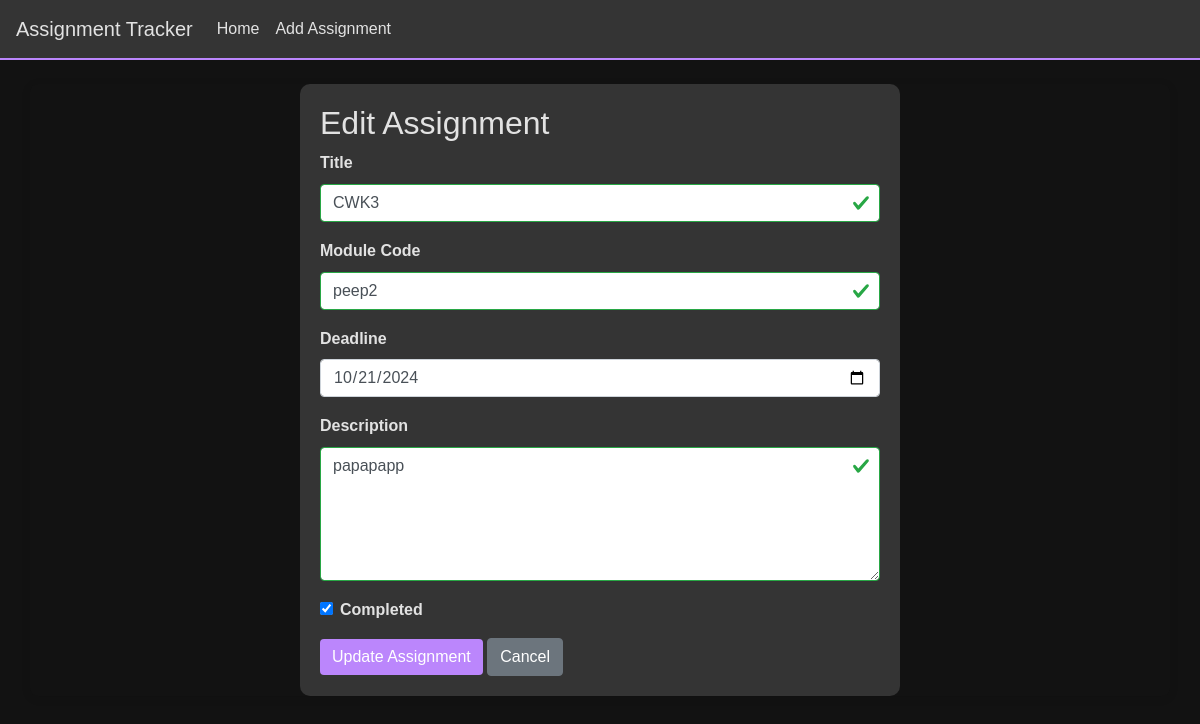
The page /edit-assignment/7 on the database its author committed.
### app/models.py (models this page shows, shortened)
class Assignment(db.Model):
    id = db.Column(db.Integer, primary_key=True)
    title = db.Column(db.String(100), nullable=False)  # Assessment title
    module_code = db.Column(db.String(20), nullable=False)  # Module code
    deadline = db.Column(db.DateTime, nullable=False)  # Deadline date
    description = db.Column(db.Text, nullable=True)  # Short description
    is_completed = db.Column(db.Boolean, default=False)  # Completion status
    date_created = db.Column(db.DateTime, default=datetime.utcnow)  # Timestamp for when the assignment was added

### app/views.py (the view, shortened to what this page needs)
@app.route("/edit-assignment/<int:assignment_id>", methods=['GET', 'POST'])
def edit_assignment(assignment_id):
    assignment = Assignment.query.get(assignment_id)
    if assignment is None:
        return render_template("404.html", message="Assignment doesn't exist!"), 404
    form = AssignmentForm(obj=assignment, assignment_id=assignment_id)
    if form.errors:
        for error in form.errors.values():
            flash(error[0], 'danger')  # Flash the first error for each field
    return render_template("edit_assignment.html", form=form, assignment=assignment)

### app/forms.py (shortened to what this page needs)
class AssignmentForm(FlaskForm):
    title = StringField('Assignment Title', validators=[
        DataRequired(),
        Length(min=3, max=100, message="Title must be between 3 and 100 characters.")
    ])
    module_code = StringField('Module Code', validators=[
        DataRequired(),
        Length(min=1, max=20, message="Module Code must be between 1 and 20 characters.")
    ])
    deadline = DateField('Deadline (YYYY-MM-DD)', format='%Y-%m-%d', validators=[
        DataRequired()
    ])
    description = TextAreaField('Description', validators=[
        Optional(),
        Length(max=500, message="Description must be less than 500 characters.")
    ])
    is_completed = BooleanField('Completed?')
    submit = SubmitField('Submit')
    def __init__(self, *args, assignment_id=None, **kwargs):
        super().__init__(*args, **kwargs)
        self.assignment_id = assignment_id

### app/templates/edit_assignment.html (shortened to what this page needs)
{% extends "base.html" %}
{% block head%}
    <link rel="stylesheet" href="../static/deadlineValidationStyles.css">
    <link rel="stylesheet" href="../static/editStyles.css">
{% endblock %}
{% block content %}
<div class="edit-assignment-form">
    <h2>Edit Assignment</h2>
    <form method="POST" action="{{ url_for('edit_assignment', assignment_id=assignment.id) }}">
        <div class="form-group">
            <label for="title">Title</label>
            {{ form.title(class="form-control", id="title", value=assignment.title) }}
        </div>
        <div class="form-group">
            <label for="module_code">Module Code</label>
            {{ form.module_code(class="form-control", id="module_code", value=assignment.module_code) }}
        </div>
        <div class="form-group">
            <label for="deadline">Deadline</label>
            {{ form.deadline(class='form-control', value=assignment.deadline.strftime('%Y-%m-%d')) }}
        </div>
        <div class="form-group">
            <label for="description">Description</label>
            <textarea class="form-control" id="description" name="description" rows="5">{{ assignment.description }}</textarea>
        </div>
        <div class="form-group form-check">
            {{ form.is_completed(class="form-check-input", id="is_completed", checked=assignment.is_completed) }}
            <label class="form-check-label" for="is_completed">Completed</label>
        </div>
        <button type="submit" class="btn btn-primary" id="submitBtn">Update Assignment</button>
        <a href="{{ url_for('index') }}" class="btn btn-secondary">Cancel</a>
    </form>
</div>
{% endblock %}

### app/static/editStyles.css (style rules this page uses)
.edit-assignment-form { background-color: #343434; padding: 20px; border-radius: 10px; color: #e2e2e2; max-width: 600px; margin: 0 auto; }
.form-group { margin-bottom: 15px; }
label { display: block; margin-bottom: 5px; font-weight: bold; color: #e2e2e2; }
.form-control { background-color: #494949; color: #e2e2e2; border: 1px solid #6c757d; padding: 10px; border-radius: 5px; }
.btn-primary { background-color: #6a5acd; border-color: #6a5acd; }
.btn-secondary { background-color: #555555; border-color: #555555; }
.btn { padding: 10px 20px; border-radius: 5px; color: #fff; }

### app/static/baseStyles.css (style rules this page uses)
body { font-family: Arial, sans-serif; background-color: #121212; color: #E2E2E2; line-height: 1.6; }
.btn-primary { background-color: #BB86FC; border: none; }

### rows shown on the page
Assignment: title "CWK3", module_code "peep2", deadline "10/21/2024", description "papapapp", is_completed "☑"
